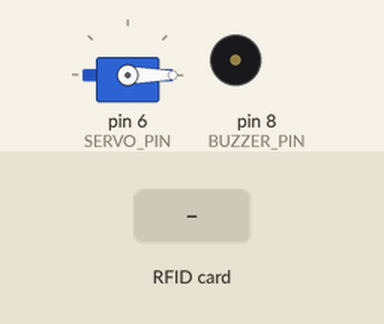
The sketch below on a simulated Arduino Uno, built with avr-gcc and run on an emulated ATmega328P. Shown: servo, buzzer (waves = sounding). The inputs (shaded band) are chosen by the test bench. What the sketch prints to the serial monitor is not drawn.

Above: at 1.2 s.
1.3 s: RFID card B9 82 D8 05 held to the reader
At 1.7 s:
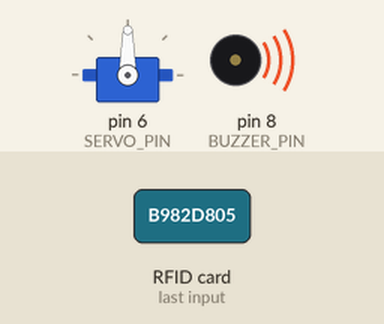
At 2.3 s:
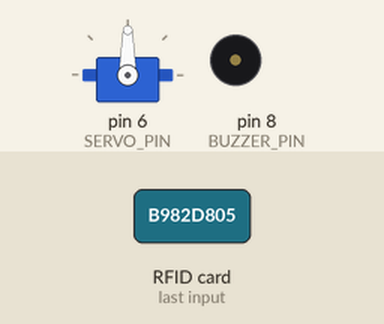
3.3 s: RFID card 5E 7A 19 C4 held to the reader
At 6.4 s:
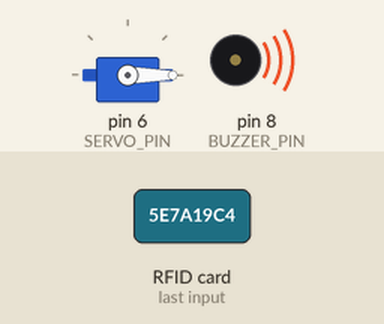
Timing chart, 0 to 8.1 s (numbered marks = the images above; inputs shaded):
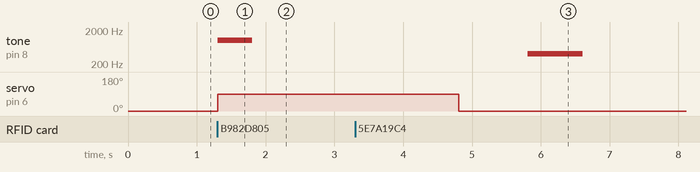

Measured:
- after the input at 1.3 s, tone on pin 8 (BUZZER_PIN): silent → 1000 Hz at once, → silent 0.50 s later; servo on pin 6 (SERVO_PIN): 0° → 90° at once
- after the input at 3.3 s, tone on pin 8 (BUZZER_PIN): silent → 400 Hz after 2.5 s, → silent 0.80 s later

The sketch:

SmartAccess.ino
```cpp
#include <SPI.h>
#include <MFRC522.h>
#include <Servo.h>

#define SS_PIN 10
#define RST_PIN 9
#define SERVO_PIN 6
#define BUZZER_PIN 8

MFRC522 mfrc522(SS_PIN, RST_PIN);
Servo doorServo;

// ✅ Authorized RFID card UID
byte allowedUID1[4] = {0xB9, 0x82, 0xD8, 0x05};

// Servo positions
int lockPos = 0;       // locked position
int unlockPos = 90;   // unlocked position

void setup() {
  Serial.begin(9600);
  SPI.begin();
  mfrc522.PCD_Init();

  doorServo.attach(SERVO_PIN);
  doorServo.write(lockPos);   // start locked

  pinMode(BUZZER_PIN, OUTPUT);

  Serial.println("Scan your RFID card...");
}

void loop() {
  // Wait for card
  if (!mfrc522.PICC_IsNewCardPresent()) return;
  if (!mfrc522.PICC_ReadCardSerial()) return;

  bool match1 = true;

  // Check UID
  for (byte i = 0; i < 4; i++) {
    if (mfrc522.uid.uidByte[i] != allowedUID1[i]) {
      match1 = false;
    }
  }

  if (match1) {
    Serial.println("ACCESS ALLOWED ✅");

    // Unlock servo
    doorServo.write(unlockPos);

    // Passive buzzer success beep
    tone(BUZZER_PIN, 1000);
    delay(500);
    noTone(BUZZER_PIN);

    delay(3000);               // keep unlocked
    doorServo.write(lockPos);  // lock again

  } else {
    Serial.println("ACCESS DENIED ❌");

    // Passive buzzer error beep
    tone(BUZZER_PIN, 400);
    delay(800);
    noTone(BUZZER_PIN);
  }

  mfrc522.PICC_HaltA(); // stop reading
  delay(1000);          // delay before next scan
}
```
